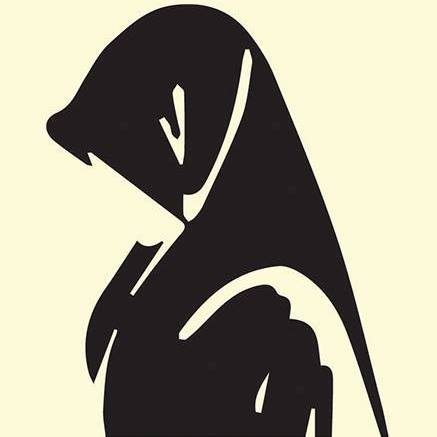
#> input picture opencv_uygulama/Giriş/Profil.jpg, 437 x 437 px
$ python uygulama_1.py
#> lines starting #> are read from the running program, lines starting #| are printed output that depends on the picture
import cv2

img = cv2.imread("Profil.jpg",0)
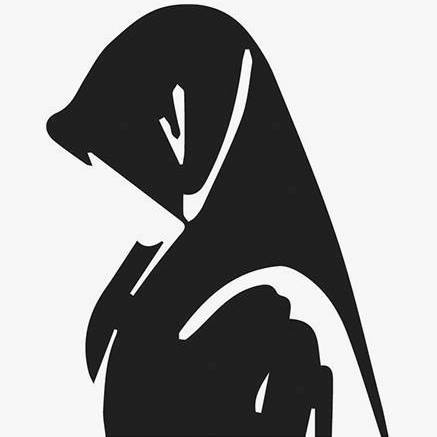
#> img: shape (437, 437); min 0, max 255, mean 153.6
cv2.imshow("Profil",img)

dugme = cv2.waitKey(0)
#> (key Esc is pressed here)

if dugme == 27:
    cv2.destroyAllWindows()
else :
    cv2.imwrite("C:\\Users\\User\\Desktop\\opencv\\Giriş\\griprofil.jpg",img)
